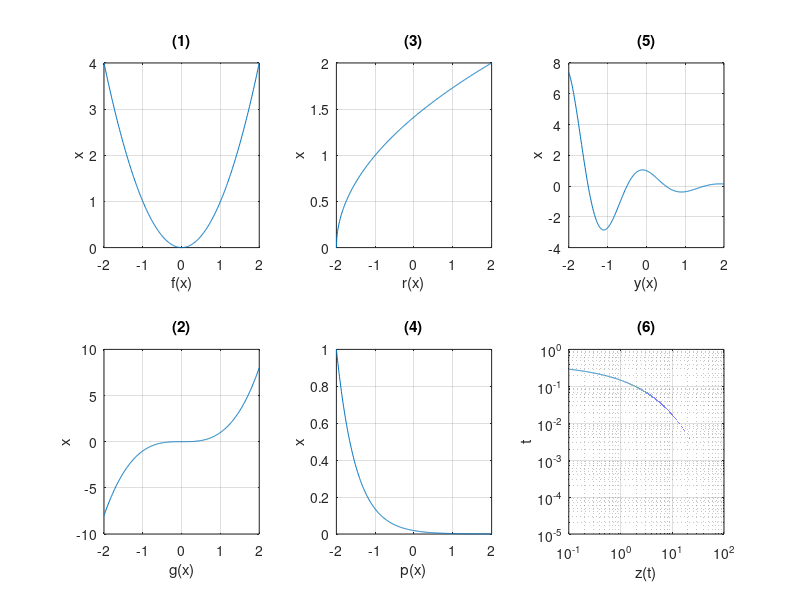

MATLAB code for this plot: (Note: this script raises an error after producing the figure.)
x = [-2:0.01:2];
t = [0.1:0.001:100];

#functions
f = x.^2;
g = x.^3;
r = sqrt(x+2);
p = exp(-2.*(x+2));
y = exp(-x).*cos(pi.*x);
z = (1/sqrt(2*pi)).*exp(-sqrt(t));

subplot(2,3,1);
plot(x,f);
title('(1)');
xlabel('f(x)');ylabel('x');
grid on;

subplot(2,3,4);
plot(x,g);
title('(2)');
xlabel('g(x)');ylabel('x');
grid on;

subplot(2,3,2);
plot(x,r);
title('(3)');
xlabel('r(x)');ylabel('x');
grid on;

subplot(2,3,5);
plot(x,p);
title('(4)');
xlabel('p(x)');ylabel('x');
grid on;

subplot(2,3,3);
plot(x,y);
title('(5)');
xlabel('y(x)');ylabel('x');
grid on;

subplot(2,3,6);
loglog(t,z);
title('(6)');
xlabel('z(t)');ylabel('t');
grid on;

gtext('201091057 Changhyun Yu');